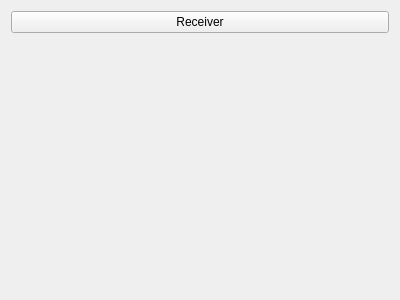
<?xml version="1.0" encoding="UTF-8"?>
<ui version="4.0">
 <class>Widget</class>
 <widget class="QWidget" name="Widget">
  <property name="geometry">
   <rect>
    <x>0</x>
    <y>0</y>
    <width>400</width>
    <height>300</height>
   </rect>
  </property>
  <property name="windowTitle">
   <string>Widget</string>
  </property>
  <layout class="QVBoxLayout" name="verticalLayout">
   <item>
    <widget class="QPushButton" name="pushButton">
     <property name="text">
      <string>Receiver</string>
     </property>
    </widget>
   </item>
   <item>
    <widget class="QLabel" name="label">
     <property name="text">
      <string/>
     </property>
    </widget>
   </item>
  </layout>
 </widget>
 <layoutdefault spacing="6" margin="11"/>
 <resources/>
 <connections/>
</ui>
